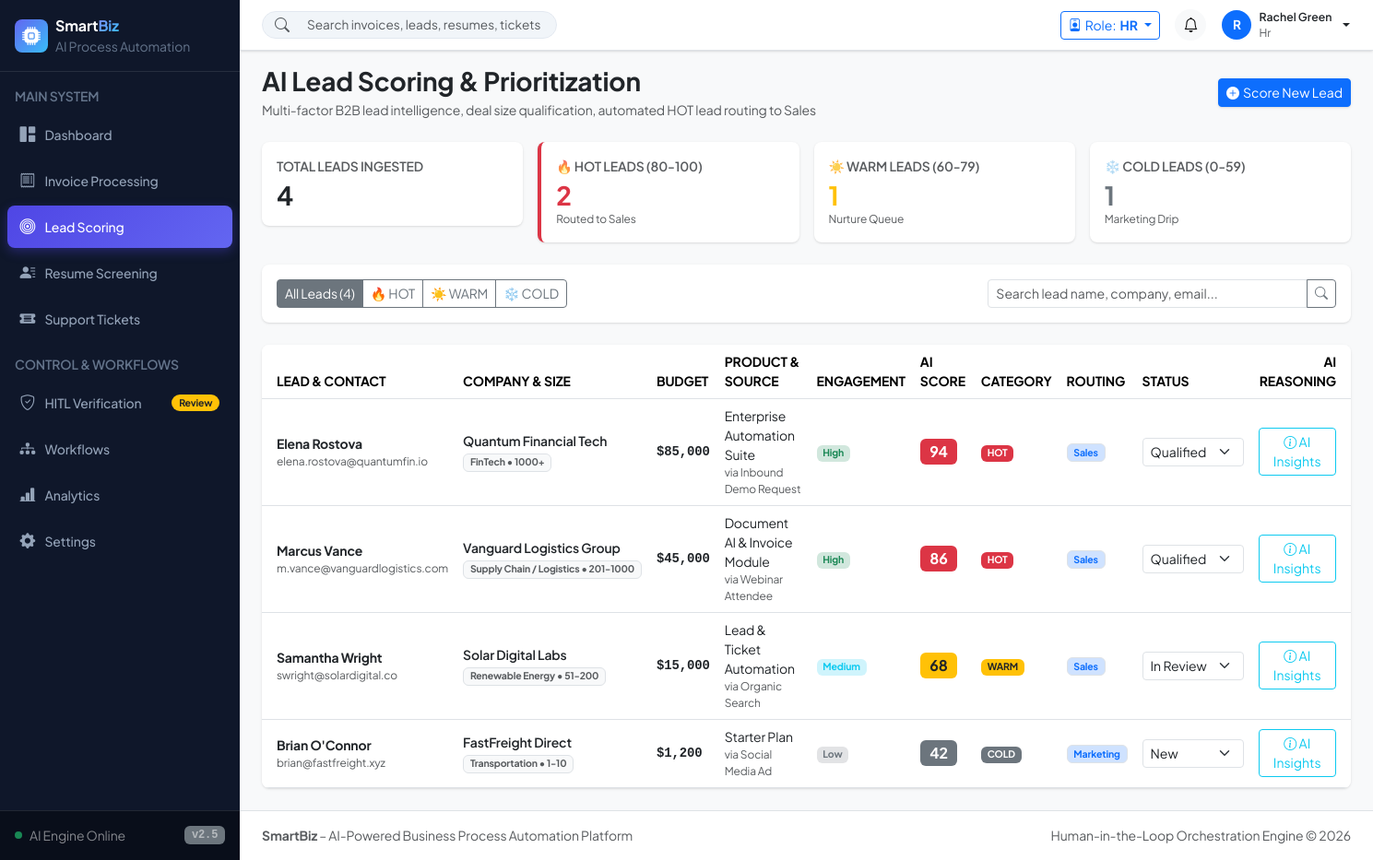
Page /leads (signed in) on the committed database.
### models/models.py (models this page shows, shortened)
class Lead(db.Model):
    __tablename__ = 'leads'
    id = db.Column(db.Integer, primary_key=True)
    name = db.Column(db.String(150), nullable=False)
    email = db.Column(db.String(150), nullable=False)
    company = db.Column(db.String(200), nullable=True)
    industry = db.Column(db.String(100), nullable=True)
    company_size = db.Column(db.String(50), nullable=True)  # 1-10, 11-50, 51-200, 201-1000, 1000+
    budget = db.Column(db.Float, default=0.0)
    product = db.Column(db.String(150), nullable=True)
    source = db.Column(db.String(100), nullable=True)  # Website, Referral, Inbound, LinkedIn, Event
    previous_interaction = db.Column(db.String(100), nullable=True)  # Demo Requested, Whitepaper Download, Webinar, None
    engagement = db.Column(db.String(50), nullable=True)  # High, Medium, Low
    score = db.Column(db.Integer, default=0)  # 0 - 100
    category = db.Column(db.String(50), default='COLD')  # HOT, WARM, COLD
    reason = db.Column(db.Text, nullable=True)  # JSON or bullet points
    recommended_action = db.Column(db.String(255), nullable=True)
    recommended_department = db.Column(db.String(50), default='Sales')
    assigned_department = db.Column(db.String(50), default='Sales')
    status = db.Column(db.String(50), default='New')  # New, Contacted, Qualified, In Review, Converted, Disqualified
    confidence = db.Column(db.Integer, default=85)
    created_at = db.Column(db.DateTime, default=utc_now)
    updated_at = db.Column(db.DateTime, default=utc_now, onupdate=datetime.utcnow)
    def get_reasons_list(self):
        if not self.reason:
            return []
        try:
            parsed = json.loads(self.reason)
            if isinstance(parsed, list):
                return parsed
        except Exception:
            pass
        return [r.strip() for r in self.reason.split('\n') if r.strip()]

### routes/leads.py (the view)
@leads_bp.route('/leads')
@login_required
def index():
    category_filter = request.args.get('category', 'all')
    search_query = request.args.get('q', '').strip()
    query = Lead.query
    if category_filter != 'all':
        query = query.filter_by(category=category_filter.upper())
    if search_query:
        query = query.filter(
            (Lead.name.ilike(f'%{search_query}%')) |
            (Lead.company.ilike(f'%{search_query}%')) |
            (Lead.email.ilike(f'%{search_query}%'))
        )
    leads = query.order_by(Lead.score.desc(), Lead.created_at.desc()).all()
    total_leads = Lead.query.count()
    hot_leads = Lead.query.filter_by(category='HOT').count()
    warm_leads = Lead.query.filter_by(category='WARM').count()
    cold_leads = Lead.query.filter_by(category='COLD').count()
    return render_template(
        'leads.html',
        leads=leads,
        category_filter=category_filter,
        search_query=search_query,
        total_leads=total_leads,
        hot_leads=hot_leads,
        warm_leads=warm_leads,
        cold_leads=cold_leads
    )

### utils/helpers.py (called while the page is built)
def login_required(f):
    @wraps(f)
    def decorated_function(*args, **kwargs):
        if 'user_id' not in session:
            if request.path.startswith('/api/'):
                return jsonify({'success': False, 'error': 'Authentication required'}), 401
            flash('Please log in to access this page.', 'warning')
            return redirect(url_for('auth.login', next=request.url))
        return f(*args, **kwargs)
    return decorated_function

### templates/leads.html (shortened to what this page needs)
{% extends "base.html" %}
{% block content %}
<div class="d-flex flex-column flex-md-row align-items-md-center justify-content-between gap-3 mb-4">
    <div>
        <h3 class="fw-bold text-dark mb-1">AI Lead Scoring & Prioritization</h3>
        <p class="text-muted small mb-0">Multi-factor B2B lead intelligence, deal size qualification, automated HOT lead routing to Sales</p>
    </div>
    <div class="d-flex align-items-center gap-2">
        <button class="btn btn-primary btn-sm d-flex align-items-center gap-1 shadow-xs" data-bs-toggle="modal" data-bs-target="#createLeadModal">
            <i class="bi bi-plus-circle-fill"></i> Score New Lead
        </button>
    </div>
</div>
<div class="row g-3 mb-4">
    <div class="col-6 col-md-3">
        <div class="card stat-card border-0 shadow-xs rounded-3 p-3">
            <div class="text-muted small fw-semibold text-uppercase mb-1">Total Leads Ingested</div>
            <div class="h3 fw-bold text-dark mb-0">{{ total_leads }}</div>
        </div>
    </div>
    <div class="col-6 col-md-3">
        <div class="card stat-card border-0 shadow-xs rounded-3 p-3 border-start border-danger border-4">
            <div class="text-muted small fw-semibold text-uppercase mb-1">🔥 HOT Leads (80-100)</div>
            <div class="h3 fw-bold text-danger mb-0">{{ hot_leads }}</div>
            <span class="text-muted small" style="font-size: 0.75rem;">Routed to Sales</span>
        </div>
    </div>
    <div class="col-6 col-md-3">
        <div class="card stat-card border-0 shadow-xs rounded-3 p-3">
            <div class="text-muted small fw-semibold text-uppercase mb-1">☀️ WARM Leads (60-79)</div>
            <div class="h3 fw-bold text-warning mb-0">{{ warm_leads }}</div>
            <span class="text-muted small" style="font-size: 0.75rem;">Nurture Queue</span>
        </div>
    </div>
    <div class="col-6 col-md-3">
        <div class="card stat-card border-0 shadow-xs rounded-3 p-3">
            <div class="text-muted small fw-semibold text-uppercase mb-1">❄️ COLD Leads (0-59)</div>
            <div class="h3 fw-bold text-secondary mb-0">{{ cold_leads }}</div>
            <span class="text-muted small" style="font-size: 0.75rem;">Marketing Drip</span>
        </div>
    </div>
</div>
<div class="card border-0 shadow-xs rounded-3 mb-4">
    <div class="card-body p-3">
        <div class="row g-2 align-items-center justify-content-between">
            <div class="col-12 col-md-auto">
                <div class="btn-group btn-group-sm" role="group">
                    <a href="{{ url_for('leads.index', category='all') }}" class="btn btn-outline-secondary {% if category_filter == 'all' %}active{% endif %}">All Leads ({{ total_leads }})</a>
                    <a href="{{ url_for('leads.index', category='hot') }}" class="btn btn-outline-secondary {% if category_filter == 'hot' %}active{% endif %}">🔥 HOT</a>
                    <a href="{{ url_for('leads.index', category='warm') }}" class="btn btn-outline-secondary {% if category_filter == 'warm' %}active{% endif %}">☀️ WARM</a>
                    <a href="{{ url_for('leads.index', category='cold') }}" class="btn btn-outline-secondary {% if category_filter == 'cold' %}active{% endif %}">❄️ COLD</a>
                </div>
            </div>
            <div class="col-12 col-md-4">
                <form method="GET" action="{{ url_for('leads.index') }}">
                    <div class="input-group input-group-sm">
                        <input type="text" name="q" class="form-control" placeholder="Search lead name, company, email..." value="{{ search_query }}">
                        <button class="btn btn-outline-secondary" type="submit"><i class="bi bi-search"></i></button>
                    </div>
                </form>
            </div>
        </div>
    </div>
</div>
<div class="card border-0 shadow-xs rounded-3 overflow-hidden">
    <div class="table-responsive">
        <table class="table table-hover align-middle mb-0">
            <thead class="bg-light text-muted small text-uppercase">
                <tr>
                    <th class="ps-3">Lead & Contact</th>
                    <th>Company & Size</th>
                    <th>Budget</th>
                    <th>Product & Source</th>
                    <th>Engagement</th>
                    <th>AI Score</th>
                    <th>Category</th>
                    <th>Routing</th>
                    <th>Status</th>
                    <th class="pe-3 text-end">AI Reasoning</th>
                </tr>
            </thead>
            <tbody class="divide-y small">
                {% for lead in leads %}
                <tr>
                    <td class="ps-3">
                        <div class="fw-bold text-dark">{{ lead.name }}</div>
                        <div class="text-muted" style="font-size: 0.75rem;">{{ lead.email }}</div>
                    </td>
                    <td>
                        <div class="fw-semibold text-dark">{{ lead.company }}</div>
                        <span class="badge bg-light text-muted border">{{ lead.industry }} &bull; {{ lead.company_size }}</span>
                    </td>
                    <td>
                        <div class="fw-bold text-dark font-monospace">${{ "{:,.0f}".format(lead.budget) }}</div>
                    </td>
                    <td>
                        <div class="text-dark">{{ lead.product }}</div>
                        <div class="text-muted" style="font-size: 0.75rem;">via {{ lead.source }}</div>
                    </td>
                    <td>
                        <span class="badge {% if lead.engagement == 'High' %}bg-success-subtle text-success{% elif lead.engagement == 'Medium' %}bg-info-subtle text-info{% else %}bg-secondary-subtle text-secondary{% endif %}">
                            {{ lead.engagement }}
                        </span>
                    </td>
                    <td>
                        <div class="d-flex align-items-center gap-2">
                            <span class="badge {% if lead.score >= 80 %}bg-danger text-white{% elif lead.score >= 60 %}bg-warning text-dark{% else %}bg-secondary text-white{% endif %} fs-6 fw-bold">
                                {{ lead.score }}
                            </span>
                        </div>
                    </td>
                    <td>
                        <span class="badge {% if lead.category == 'HOT' %}bg-danger text-white{% elif lead.category == 'WARM' %}bg-warning text-dark{% else %}bg-secondary text-white{% endif %} fw-bold">
                            {{ lead.category }}
                        </span>
                    </td>
                    <td>
                        <span class="badge bg-primary-subtle text-primary border">{{ lead.assigned_department }}</span>
                    </td>
                    <td>
                        <form action="{{ url_for('leads.update_status', lead_id=lead.id) }}" method="POST" class="d-inline">
                            <select name="status" class="form-select form-select-sm" onchange="this.form.submit()" style="width: 110px;">
                                <option value="New" {% if lead.status == 'New' %}selected{% endif %}>New</option>
                                <option value="In Review" {% if lead.status == 'In Review' %}selected{% endif %}>In Review</option>
                                <option value="Qualified" {% if lead.status == 'Qualified' %}selected{% endif %}>Qualified</option>
                            </select>
                        </form>
                    </td>
                    <td class="pe-3 text-end">
                        <button type="button" class="btn btn-sm btn-outline-info" data-bs-toggle="modal" data-bs-target="#reasonModal{{ lead.id }}">
                            <i class="bi bi-info-circle"></i> AI Insights
                        </button>
                    </td>
                </tr>
                {% endfor %}
            </tbody>
        </table>
    </div>
</div>
{% endblock %}

### static/css/style.css (style rules this page uses)
:root { --primary: #4f46e5; --primary-hover: #4338ca; --primary-light: #e0e7ff; --sidebar-bg: #0f172a; --sidebar-hover: #1e293b; --sidebar-text: #94a3b8; --sidebar-active: #38bdf8; --card-shadow: 0 1px 3px 0 rgb(0 0 0 / 0.1), 0 1px 2px -1px rgb(0 0 0 / 0.1); --card-shadow-hover: 0 4px 6px -1px rgb(0 0 0 / 0.1), 0 2px 4px -2px rgb(0 0 0 / 0.1); }
body { font-family: 'Plus Jakarta Sans', -apple-system, BlinkMacSystemFont, 'Segoe UI', Roboto, sans-serif; color: #1e293b; background-color: #f8fafc; letter-spacing: -0.01em; }
.shadow-xs { box-shadow: var(--card-shadow); }
.card { transition: transform 0.15s ease, box-shadow 0.15s ease; }

### rows in the picture
Lead: name "Elena Rostova", email "elena.rostova@quantumfin.io", company "Quantum Financial Tech", industry "FinTech", company_size "1000+", budget "85,000", product "Enterprise Automation Suite", source "Inbound Demo Request", engagement "High", score "94", category "HOT", assigned_department "Sales", status "Qualified"
Lead: name "Marcus Vance", email "m.vance@vanguardlogistics.com", company "Vanguard Logistics Group", industry "Supply Chain / Logistics", company_size "201-1000", budget "45,000", product "Document AI & Invoice Module", source "Webinar Attendee", engagement "High", score "86", category "HOT", assigned_department "Sales", status "Qualified"
Lead: name "Samantha Wright", email "swright@solardigital.co", company "Solar Digital Labs", industry "Renewable Energy", company_size "51-200", budget "15,000", product "Lead & Ticket Automation", source "Organic Search", engagement "Medium", score "68", category "WARM", assigned_department "Sales", status "In Review"
Lead: name "Brian O'Connor", email "brian@fastfreight.xyz", company "FastFreight Direct", industry "Transportation", company_size "1-10", budget "1,200", product "Starter Plan", source "Social Media Ad", engagement "Low", score "42", category "COLD", assigned_department "Marketing", status "New"

### other values in the picture
{{ session.get('role', 'admin') }} "HR"
{{ session.get('user_name', 'A')[0] }} "R"
{{ session.get('user_name', 'Alex Morgan') }} "Rachel Green"
{{ session.get('role', 'admin') }} "Hr"
{{ total_leads }} "4"
{{ hot_leads }} "2"
{{ warm_leads }} "1"
{{ cold_leads }} "1"
